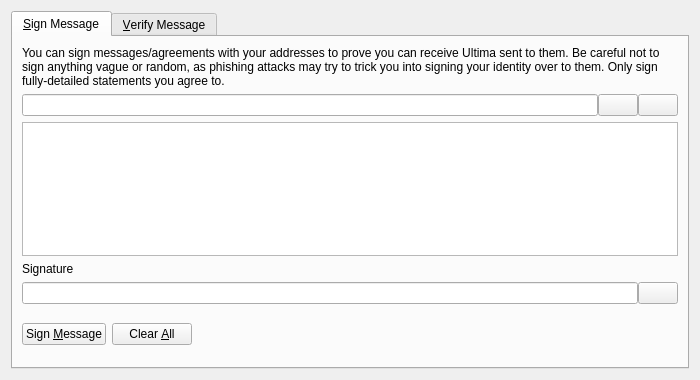
<?xml version="1.0" encoding="UTF-8"?>
<ui version="4.0">
 <class>SignVerifyMessageDialog</class>
 <widget class="QDialog" name="SignVerifyMessageDialog">
  <property name="geometry">
   <rect>
    <x>0</x>
    <y>0</y>
    <width>700</width>
    <height>380</height>
   </rect>
  </property>
  <property name="windowTitle">
   <string>Signatures - Sign / Verify a Message</string>
  </property>
  <property name="modal">
   <bool>true</bool>
  </property>
  <layout class="QVBoxLayout" name="verticalLayout">
   <item>
    <widget class="QTabWidget" name="tabWidget">
     <property name="currentIndex">
      <number>0</number>
     </property>
     <widget class="QWidget" name="tabSignMessage">
      <attribute name="title">
       <string>&amp;Sign Message</string>
      </attribute>
      <layout class="QVBoxLayout" name="verticalLayout_SM">
       <item>
        <widget class="QLabel" name="infoLabel_SM">
         <property name="text">
          <string>You can sign messages/agreements with your addresses to prove you can receive Ultima sent to them. Be careful not to sign anything vague or random, as phishing attacks may try to trick you into signing your identity over to them. Only sign fully-detailed statements you agree to.</string>
         </property>
         <property name="textFormat">
          <enum>Qt::PlainText</enum>
         </property>
         <property name="wordWrap">
          <bool>true</bool>
         </property>
        </widget>
       </item>
       <item>
        <layout class="QHBoxLayout" name="horizontalLayout_1_SM">
         <property name="spacing">
          <number>0</number>
         </property>
         <item>
          <widget class="QValidatedLineEdit" name="addressIn_SM">
           <property name="toolTip">
            <string>The Ultima address to sign the message with</string>
           </property>
          </widget>
         </item>
         <item>
          <widget class="QPushButton" name="addressBookButton_SM">
           <property name="toolTip">
            <string>Choose previously used address</string>
           </property>
           <property name="text">
            <string/>
           </property>
           <property name="shortcut">
            <string>Alt+A</string>
           </property>
           <property name="autoDefault">
            <bool>false</bool>
           </property>
          </widget>
         </item>
         <item>
          <widget class="QPushButton" name="pasteButton_SM">
           <property name="toolTip">
            <string>Paste address from clipboard</string>
           </property>
           <property name="text">
            <string/>
           </property>
           <property name="shortcut">
            <string>Alt+P</string>
           </property>
           <property name="autoDefault">
            <bool>false</bool>
           </property>
          </widget>
         </item>
        </layout>
       </item>
       <item>
        <widget class="QPlainTextEdit" name="messageIn_SM">
         <property name="toolTip">
          <string>Enter the message you want to sign here</string>
         </property>
        </widget>
       </item>
       <item>
        <widget class="QLabel" name="signatureLabel_SM">
         <property name="text">
          <string>Signature</string>
         </property>
         <property name="textFormat">
          <enum>Qt::PlainText</enum>
         </property>
        </widget>
       </item>
       <item>
        <layout class="QHBoxLayout" name="horizontalLayout_2_SM">
         <property name="spacing">
          <number>0</number>
         </property>
         <item>
          <widget class="QLineEdit" name="signatureOut_SM">
           <property name="font">
            <font>
             <italic>true</italic>
            </font>
           </property>
           <property name="readOnly">
            <bool>true</bool>
           </property>
          </widget>
         </item>
         <item>
          <widget class="QPushButton" name="copySignatureButton_SM">
           <property name="toolTip">
            <string>Copy the current signature to the system clipboard</string>
           </property>
           <property name="text">
            <string/>
           </property>
           <property name="autoDefault">
            <bool>false</bool>
           </property>
          </widget>
         </item>
        </layout>
       </item>
       <item>
        <layout class="QHBoxLayout" name="horizontalLayout_3_SM">
         <item>
          <widget class="QPushButton" name="signMessageButton_SM">
           <property name="toolTip">
            <string>Sign the message to prove you own this Ultima address</string>
           </property>
           <property name="text">
            <string>Sign &amp;Message</string>
           </property>
           <property name="autoDefault">
            <bool>false</bool>
           </property>
          </widget>
         </item>
         <item>
          <widget class="QPushButton" name="clearButton_SM">
           <property name="toolTip">
            <string>Reset all sign message fields</string>
           </property>
           <property name="text">
            <string>Clear &amp;All</string>
           </property>
           <property name="autoDefault">
            <bool>false</bool>
           </property>
          </widget>
         </item>
         <item>
          <spacer name="horizontalSpacer_1_SM">
           <property name="orientation">
            <enum>Qt::Horizontal</enum>
           </property>
           <property name="sizeHint" stdset="0">
            <size>
             <width>40</width>
             <height>48</height>
            </size>
           </property>
          </spacer>
         </item>
         <item>
          <widget class="QLabel" name="statusLabel_SM">
           <property name="font">
            <font>
             <weight>75</weight>
             <bold>true</bold>
            </font>
           </property>
           <property name="text">
            <string/>
           </property>
           <property name="wordWrap">
            <bool>true</bool>
           </property>
          </widget>
         </item>
         <item>
          <spacer name="horizontalSpacer_2_SM">
           <property name="orientation">
            <enum>Qt::Horizontal</enum>
           </property>
           <property name="sizeHint" stdset="0">
            <size>
             <width>40</width>
             <height>48</height>
            </size>
           </property>
          </spacer>
         </item>
        </layout>
       </item>
      </layout>
     </widget>
     <widget class="QWidget" name="tabVerifyMessage">
      <attribute name="title">
       <string>&amp;Verify Message</string>
      </attribute>
      <layout class="QVBoxLayout" name="verticalLayout_VM">
       <item>
        <widget class="QLabel" name="infoLabel_VM">
         <property name="text">
          <string>Enter the receiver's address, message (ensure you copy line breaks, spaces, tabs, etc. exactly) and signature below to verify the message. Be careful not to read more into the signature than what is in the signed message itself, to avoid being tricked by a man-in-the-middle attack. Note that this only proves the signing party receives with the address, it cannot prove sendership of any transaction!</string>
         </property>
         <property name="textFormat">
          <enum>Qt::PlainText</enum>
         </property>
         <property name="alignment">
          <set>Qt::AlignLeading|Qt::AlignLeft|Qt::AlignTop</set>
         </property>
         <property name="wordWrap">
          <bool>true</bool>
         </property>
        </widget>
       </item>
       <item>
        <layout class="QHBoxLayout" name="horizontalLayout_1_VM">
         <property name="spacing">
          <number>0</number>
         </property>
         <item>
          <widget class="QValidatedLineEdit" name="addressIn_VM">
           <property name="toolTip">
            <string>The Ultima address the message was signed with</string>
           </property>
          </widget>
         </item>
         <item>
          <widget class="QPushButton" name="addressBookButton_VM">
           <property name="toolTip">
            <string>Choose previously used address</string>
           </property>
           <property name="text">
            <string/>
           </property>
           <property name="shortcut">
            <string>Alt+A</string>
           </property>
           <property name="autoDefault">
            <bool>false</bool>
           </property>
          </widget>
         </item>
        </layout>
       </item>
       <item>
        <widget class="QPlainTextEdit" name="messageIn_VM"/>
       </item>
       <item>
        <widget class="QValidatedLineEdit" name="signatureIn_VM"/>
       </item>
       <item>
        <layout class="QHBoxLayout" name="horizontalLayout_2_VM">
         <item>
          <widget class="QPushButton" name="verifyMessageButton_VM">
           <property name="toolTip">
            <string>Verify the message to ensure it was signed with the specified Ultima address</string>
           </property>
           <property name="text">
            <string>Verify &amp;Message</string>
           </property>
           <property name="autoDefault">
            <bool>false</bool>
           </property>
          </widget>
         </item>
         <item>
          <widget class="QPushButton" name="clearButton_VM">
           <property name="toolTip">
            <string>Reset all verify message fields</string>
           </property>
           <property name="text">
            <string>Clear &amp;All</string>
           </property>
           <property name="autoDefault">
            <bool>false</bool>
           </property>
          </widget>
         </item>
         <item>
          <spacer name="horizontalSpacer_1_VM">
           <property name="orientation">
            <enum>Qt::Horizontal</enum>
           </property>
           <property name="sizeHint" stdset="0">
            <size>
             <width>40</width>
             <height>48</height>
            </size>
           </property>
          </spacer>
         </item>
         <item>
          <widget class="QLabel" name="statusLabel_VM">
           <property name="font">
            <font>
             <weight>75</weight>
             <bold>true</bold>
            </font>
           </property>
           <property name="text">
            <string/>
           </property>
           <property name="wordWrap">
            <bool>true</bool>
           </property>
          </widget>
         </item>
         <item>
          <spacer name="horizontalSpacer_2_VM">
           <property name="orientation">
            <enum>Qt::Horizontal</enum>
           </property>
           <property name="sizeHint" stdset="0">
            <size>
             <width>40</width>
             <height>48</height>
            </size>
           </property>
          </spacer>
         </item>
        </layout>
       </item>
      </layout>
     </widget>
    </widget>
   </item>
  </layout>
 </widget>
 <customwidgets>
  <customwidget>
   <class>QValidatedLineEdit</class>
   <extends>QLineEdit</extends>
   <header>qvalidatedlineedit.h</header>
  </customwidget>
 </customwidgets>
 <resources>
  <include location="../ultima.qrc"/>
 </resources>
 <connections/>
</ui>
